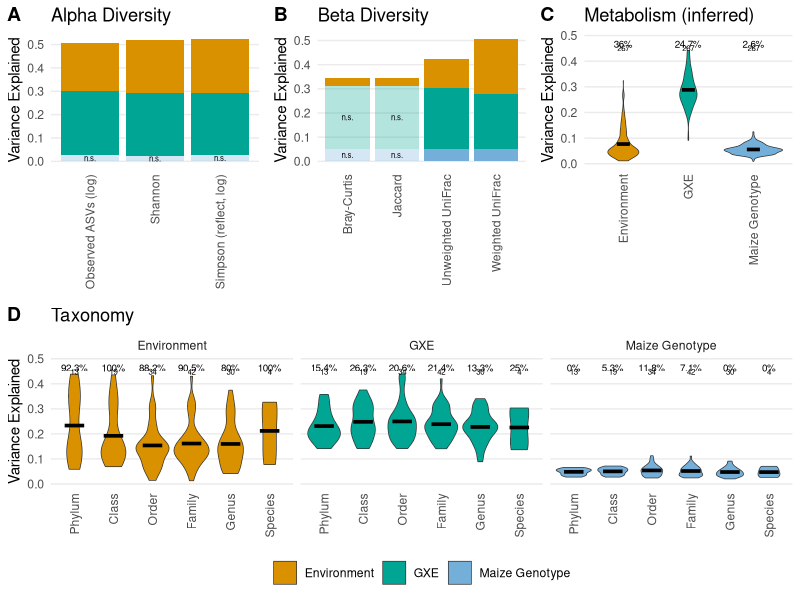

Recreate this plot in R.
#! /usr/bin/Rscript

# Plot the various GxE metrics for publication

library(tidyverse)
library(ggpubr)

# Load data
alpha = read.csv("3_GxE/3b_alpha_diversity.variance_explained.jgw.csv")
beta = read.csv("3_GxE/3c_beta_diversity_GxE.jgw.csv")
pathways = read.csv("3_GxE/3e_MetaCyc_pathway_GXE.csv")
taxonomy = read.csv("3_GxE/3f_taxon_GXE.csv")

# Global variables
sig_threshold=0.05 # Significance threshold for alpha & beta diversity
fdr_cutoff.pathways=0.01 # FDR cutoff for GxE pathways
colorkey = c("Maize Genotype" = "#74afda", "GXE" = "#00a693", "Environment" = "#da9100")
taxa_levels=c("Phylum", "Class","Order","Family","Genus","Species")

# Formatting options
alpha.remove=c("Observed", "Simpson")
alpha.namekey=c("Observed.log" = "Observed ASVs (log)", "Simpson.reflect_log" = "Simpson (reflect, log)")
beta.namekey = c("bray"="Bray-Curtis", "jaccard"="Jaccard", "unweighted"="Unweighted UniFrac",
                 "weighted" = "Weighted UniFrac")

#########
# Alpha and Beta Diversity
#########

# Standardize tables
alpha = alpha %>%
  rename(metric=alpha_diversity, pvalue=p, fraction_explained=Value) %>%
  select(category, metric, test_var, fraction_explained, pvalue) %>%
  filter(test_var != "Residuals") %>%
  filter(! metric %in% alpha.remove) %>%
  mutate(metric = ifelse(metric %in% names(alpha.namekey), yes=alpha.namekey[metric], no=metric))
beta = beta %>%
  rename(metric=Type, pvalue = Pr..F., fraction_explained=heritability)%>%
  select(category, metric, test_var, fraction_explained, pvalue) %>%
  filter(test_var != "Residuals") %>%
  mutate(metric = ifelse(metric %in% names(beta.namekey), yes=beta.namekey[metric], no=metric))

# Helper function for alpha and beta diversity plots
div_barplot = function(plotdata, set="???"){
  plotdata = plotdata %>%
    mutate(alpha=ifelse(pvalue < sig_threshold, yes=1, no=0.75),
           label=ifelse(pvalue < sig_threshold, yes="", no="n.s."))
  ggplot(plotdata) +
    aes(x = metric, y = fraction_explained, fill = test_var, alpha=alpha, label=label) +
    geom_bar(position = "stack", stat = "identity") +
    ylab("Variance Explained") +
    ggtitle(paste(set, "Diversity")) + 
    theme_minimal() +
    theme(legend.position = "none", 
          axis.title.x = element_blank(), 
          legend.title = element_blank(), 
          axis.text.x = element_text(angle=90, vjust=0.5, hjust=1),
          panel.grid.major.x = element_blank(),
          panel.grid.minor = element_blank()) +
    scale_alpha(guide='none', range=c(0.3,1)) + # Use to set how transparent becomes
    scale_fill_manual(values=colorkey) + 
    geom_text(alpha=1, position=position_stack(vjust=0.5), size=2)
}

# Alpha  & Beta plots
alphaplot = div_barplot(alpha, set="Alpha")
betaplot = div_barplot(beta, set="Beta")

##########
# Pathways
##########

# Significance
path.significant = pathways %>%
  group_by(term) %>%
  summarize(n=n(),
            n_significant = sum(fdr < fdr_cutoff.pathways),
            fraction = n_significant/n) %>%
  mutate(percent = round(fraction*100, digits=1) %>% paste("%", sep=""),
         n_significant = paste("n =", n_significant))

# Make violin plot  
pathplot = ggplot(pathways) +
  aes(x = term, y = herit, fill = term) +
  geom_violin(trim = TRUE, linewidth=0.25) +
  stat_summary(fun = mean, geom = "crossbar", width = 0.2, color = "black") +
  geom_text(data=path.significant, mapping=aes(label=percent), 
            size=2.5, y=max(pathways$herit)* 1.06) +
  geom_text(data=path.significant, mapping=aes(label=n), 
            size=2, y=max(pathways$herit * 1.02)) +
  ylab("Variance Explained") +
  ggtitle(paste("Metabolism (inferred)")) + 
  theme_minimal() +
  theme(legend.position = "none", 
        axis.title.x = element_blank(), 
        legend.title = element_blank(), 
        axis.text.x = element_text(angle=90, vjust=0.5, hjust=1),
        panel.grid.major.x = element_blank(),
        panel.grid.minor=element_blank()) +
  scale_fill_manual(values=colorkey) +
  ylim(NA, max(pathways$herit) * 1.1) # Adjust vertical limit

# geom_text(data=sig.taxa, mapping=aes(label=percent), 
#           size=2.5, y=max(taxonomy$herit)* 1.06) +
#   geom_text(data=sig.taxa, mapping=aes(label=n), 
#             size=2, y=max(taxonomy$herit) * 1.02) +



##############
# Taxonomy
##############


# Calculate fractions that are significant
sig.taxa = taxonomy %>%
  group_by(level, term) %>%
  summarize(n=n(), fraction = sum(pval < 0.01)/n(), .groups="drop") %>%
  mutate(percent = round(fraction*100, digits=1) %>% paste("%", sep=""))


# Plot
taxonomy$level = factor(taxonomy$level, levels=taxa_levels)
taxaplot <- ggplot(taxonomy) +
  aes(x=level, y=herit, fill=term) +
  geom_violin(trim = TRUE, linewidth=0.25) +
  ylab("Variance Explained") + 
  ggtitle(paste("Taxonomy")) + 
  theme_minimal() +
  theme(legend.position = "bottom", 
        axis.title.x = element_blank(), 
        legend.title = element_blank(), 
        axis.text.x = element_text(angle=90, vjust=0.5, hjust=1),
        panel.grid.major.x = element_blank(),
        panel.grid.minor = element_blank()) +
  facet_grid(~term) +
  # theme(strip.text.x = element_text(size = 30,face="bold"),
  #       strip.text.y = element_text(size = 30,face="bold" )) + 
  stat_summary(fun = "mean", geom = "crossbar",  width = 0.5, colour = "black",
               show.legend=FALSE) +
  geom_text(data=sig.taxa, mapping=aes(label=percent), 
            size=2.5, y=max(taxonomy$herit)* 1.06) +
  geom_text(data=sig.taxa, mapping=aes(label=n), 
            size=2, y=max(taxonomy$herit) * 1.02) +
  ylim(NA, max(taxonomy$herit) * 1.1) + # Adjust vertical limit
  scale_fill_manual(values=colorkey)



########################
# Combine plots and save
########################

top = ggarrange(alphaplot, betaplot, pathplot, nrow=1, labels=c("A","B", "C"),
                align="h")
bottom = ggarrange(taxaplot, labels=c("D"))
combined = ggarrange(top, bottom, nrow=2, common.legend=TRUE)
ggsave(combined, file="3_GxE/3g_GxE_combined_plot.png", width = 7, height = 8)


